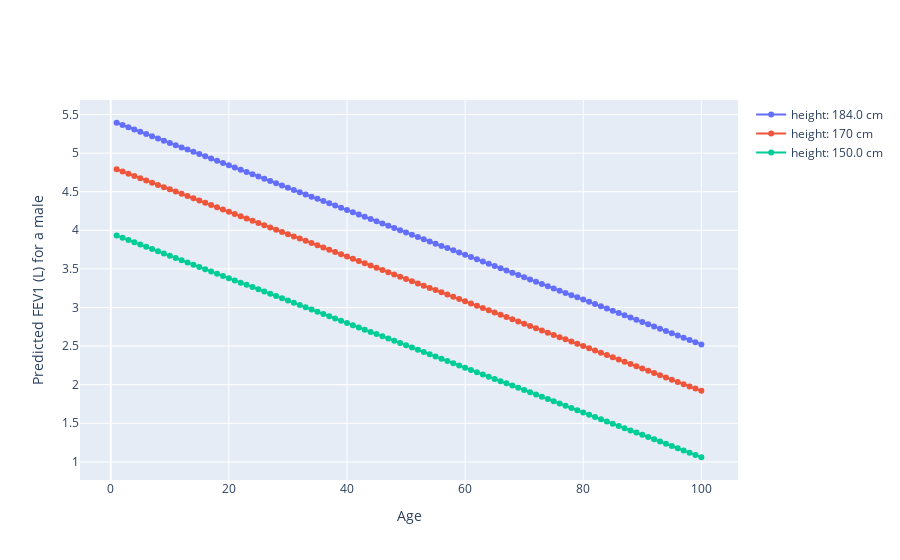

The notebook cell saved with this chart:
### Markdown cell above
## Calc Predicted FEV1 formula from Royal Papworth Hospital

### Code cell
# Use Calc Age instead of Age
df["Age"] = df["Calc Age"]

print(df.Age.describe())
print(df.Height.describe())
print(df.Weight.describe())

# Create data frame with age from 1 to 100
df_age = pd.DataFrame({"Age": range(1, 101)})

# Get 5th largest value of height
height_high = df.Height.nlargest(5).iloc[-1]

# Compute Predicted FEV1 based on Age, Height and Weight
pred_fev1_male_high = "Predicted FEV1 (male, height: {} cm)".format(height_high)
df_age[pred_fev1_male_high] = df_age.apply(
    lambda row: bio.calc_predicted_fev1(height_high, row.Age, "Male")["Predicted FEV1"],
    axis=1,
)

# Get 5th largest value of height
height_med = 170

# Compute Predicted FEV1 based on Age, Height and Weight
pred_fev1_male_med = "Predicted FEV1 (male, height: {} cm)".format(height_med)
df_age[pred_fev1_male_med] = df_age.apply(
    lambda row: bio.calc_predicted_fev1(height_med, row.Age, "Male")["Predicted FEV1"],
    axis=1,
)

# Get 5th smallest value of height
height_low = df.Height.nsmallest(5).iloc[-1]

# Compute Predicted FEV1 based on Age, Height and Weight
pred_fev1_male_low = "Predicted FEV1 (male, height: {} cm)".format(height_low)
df_age[pred_fev1_male_low] = df_age.apply(
    lambda row: bio.calc_predicted_fev1(height_low, row.Age, "Male")["Predicted FEV1"],
    axis=1,
)

# PLot Predicted FEV1
fig = go.Figure()
fig.add_trace(
    go.Scatter(
        x=df_age["Age"],
        y=df_age[pred_fev1_male_high],
        mode="markers+lines",
        name="height: {} cm".format(height_high),
    )
)
# Add line for predicted FEV1 based on height_low
fig.add_trace(
    go.Scatter(
        x=df_age["Age"],
        y=df_age[pred_fev1_male_med],
        mode="markers+lines",
        name="height: {} cm".format(height_med),
    )
)
fig.add_trace(
    go.Scatter(
        x=df_age["Age"],
        y=df_age[pred_fev1_male_low],
        mode="markers+lines",
        name="height: {} cm".format(height_low),
    )
)
fig.update_layout(
    xaxis_title="Age",
    yaxis_title="Predicted FEV1 (L) for a male",
)
fig.show()

### Figure 1 — Plotly figure (JSON) as saved in the notebook; plotly's stock layout.template omitted (floating-point values rounded to 4 significant figures)
{"data": [{"mode": "markers+lines", "name": "height: 184.0 cm", "type": "scatter", "x": [1, 2, 3, 4, 5, 6, 7, 8, 9, 10, 11, 12, 13, 14, 15, 16, 17, 18, 19, 20, 21, 22, 23, 24, 25, 26, 27, 28, 29, 30, 31, 32, 33, 34, 35, 36, 37, 38, 39, 40, 41, 42, 43, 44, 45, 46, 47, 48, 49, 50, 51, 52, 53, 54, 55, 56, 57, 58, 59, 60, 61, 62, 63, 64, 65, 66, 67, 68, 69, 70, 71, 72, 73, 74, 75, 76, 77, 78, 79, 80, 81, 82, 83, 84, 85, 86, 87, 88, 89, 90, 91, 92, 93, 94, 95, 96, 97, 98, 99, 100], "y": [5.393, 5.364, 5.335, 5.306, 5.277, 5.248, 5.219, 5.19, 5.161, 5.132, 5.103, 5.074, 5.045, 5.016, 4.987, 4.958, 4.929, 4.9, 4.871, 4.842, 4.813, 4.784, 4.755, 4.726, 4.697, 4.668, 4.639, 4.61, 4.581, 4.552, 4.523, 4.494, 4.465, 4.436, 4.407, 4.378, 4.349, 4.32, 4.291, 4.262, 4.233, 4.204, 4.175, 4.146, 4.117, 4.088, 4.059, 4.03, 4.001, 3.972, 3.943, 3.914, 3.885, 3.856, 3.827, 3.798, 3.769, 3.74, 3.711, 3.682, 3.653, 3.624, 3.595, 3.566, 3.537, 3.508, 3.479, 3.45, 3.421, 3.392, 3.363, 3.334, 3.305, 3.276, 3.247, 3.218, 3.189, 3.16, 3.131, 3.102, 3.073, 3.044, 3.015, 2.986, 2.957, 2.928, 2.899, 2.87, 2.841, 2.812, 2.783, 2.754, 2.725, 2.696, 2.667, 2.638, 2.609, 2.58, 2.551, 2.522]}, {"mode": "markers+lines", "name": "height: 170 cm", "type": "scatter", "x": [1, 2, 3, 4, 5, 6, 7, 8, 9, 10, 11, 12, 13, 14, 15, 16, 17, 18, 19, 20, 21, 22, 23, 24, 25, 26, 27, 28, 29, 30, 31, 32, 33, 34, 35, 36, 37, 38, 39, 40, 41, 42, 43, 44, 45, 46, 47, 48, 49, 50, 51, 52, 53, 54, 55, 56, 57, 58, 59, 60, 61, 62, 63, 64, 65, 66, 67, 68, 69, 70, 71, 72, 73, 74, 75, 76, 77, 78, 79, 80, 81, 82, 83, 84, 85, 86, 87, 88, 89, 90, 91, 92, 93, 94, 95, 96, 97, 98, 99, 100], "y": [4.791, 4.762, 4.733, 4.704, 4.675, 4.646, 4.617, 4.588, 4.559, 4.53, 4.501, 4.472, 4.443, 4.414, 4.385, 4.356, 4.327, 4.298, 4.269, 4.24, 4.211, 4.182, 4.153, 4.124, 4.095, 4.066, 4.037, 4.008, 3.979, 3.95, 3.921, 3.892, 3.863, 3.834, 3.805, 3.776, 3.747, 3.718, 3.689, 3.66, 3.631, 3.602, 3.573, 3.544, 3.515, 3.486, 3.457, 3.428, 3.399, 3.37, 3.341, 3.312, 3.283, 3.254, 3.225, 3.196, 3.167, 3.138, 3.109, 3.08, 3.051, 3.022, 2.993, 2.964, 2.935, 2.906, 2.877, 2.848, 2.819, 2.79, 2.761, 2.732, 2.703, 2.674, 2.645, 2.616, 2.587, 2.558, 2.529, 2.5, 2.471, 2.442, 2.413, 2.384, 2.355, 2.326, 2.297, 2.268, 2.239, 2.21, 2.181, 2.152, 2.123, 2.094, 2.065, 2.036, 2.007, 1.978, 1.949, 1.92]}, {"mode": "markers+lines", "name": "height: 150.0 cm", "type": "scatter", "x": [1, 2, 3, 4, 5, 6, 7, 8, 9, 10, 11, 12, 13, 14, 15, 16, 17, 18, 19, 20, 21, 22, 23, 24, 25, 26, 27, 28, 29, 30, 31, 32, 33, 34, 35, 36, 37, 38, 39, 40, 41, 42, 43, 44, 45, 46, 47, 48, 49, 50, 51, 52, 53, 54, 55, 56, 57, 58, 59, 60, 61, 62, 63, 64, 65, 66, 67, 68, 69, 70, 71, 72, 73, 74, 75, 76, 77, 78, 79, 80, 81, 82, 83, 84, 85, 86, 87, 88, 89, 90, 91, 92, 93, 94, 95, 96, 97, 98, 99, 100], "y": [3.931, 3.902, 3.873, 3.844, 3.815, 3.786, 3.757, 3.728, 3.699, 3.67, 3.641, 3.612, 3.583, 3.554, 3.525, 3.496, 3.467, 3.438, 3.409, 3.38, 3.351, 3.322, 3.293, 3.264, 3.235, 3.206, 3.177, 3.148, 3.119, 3.09, 3.061, 3.032, 3.003, 2.974, 2.945, 2.916, 2.887, 2.858, 2.829, 2.8, 2.771, 2.742, 2.713, 2.684, 2.655, 2.626, 2.597, 2.568, 2.539, 2.51, 2.481, 2.452, 2.423, 2.394, 2.365, 2.336, 2.307, 2.278, 2.249, 2.22, 2.191, 2.162, 2.133, 2.104, 2.075, 2.046, 2.017, 1.988, 1.959, 1.93, 1.901, 1.872, 1.843, 1.814, 1.785, 1.756, 1.727, 1.698, 1.669, 1.64, 1.611, 1.582, 1.553, 1.524, 1.495, 1.466, 1.437, 1.408, 1.379, 1.35, 1.321, 1.292, 1.263, 1.234, 1.205, 1.176, 1.147, 1.118, 1.089, 1.06]}], "layout": {"xaxis": {"title": {"text": "Age"}}, "yaxis": {"title": {"text": "Predicted FEV1 (L) for a male"}}}}
